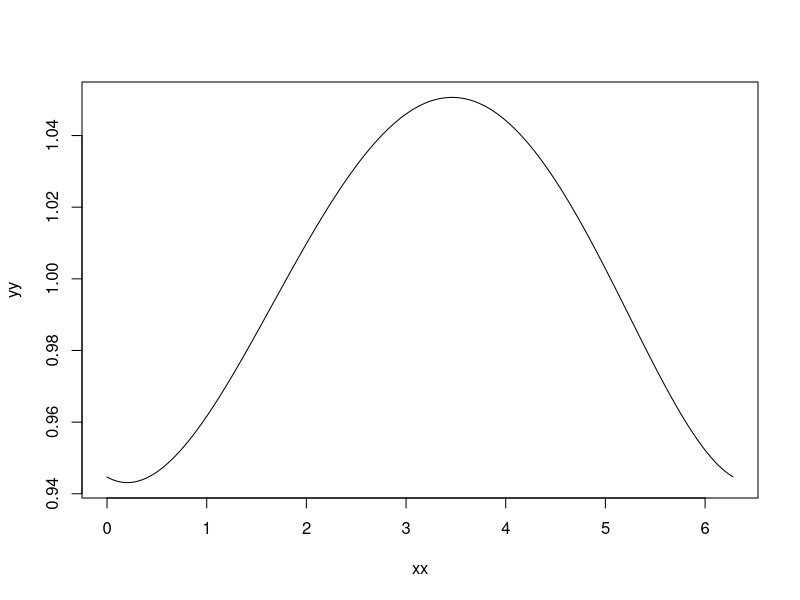

R code for this plot: (Note: this script raises an error after producing the figure.)
HVDensity <- function(x, tau, kappa, lambda) {
  # print(c(tau=tau, kappa=kappa, lambda=lambda))
  lambada <- lambda^2
  
  Mod <- function(x, m) x - floor(x/m)*m 
  x <- Mod(x, 2*pi)
  x <- x/(2*pi)
  gamma <- 1 - (  lambda/30 + (kappa *lambda)/7 + 0.25 *lambda *tau)
lambda* (kappa *(x^6 - 5* x^3 + 4.5 *x^2 - 0.5* x) + 
            tau *(3 *x^5 - 10* x^3 + 7.5* x^2 - 0.5 *x) + (x^4 - 2* x^3 + 
                                                        x^2)) + gamma
}

HVLogl <- function(t, tau, kappa, lambda) -sum(log(HVDensity(t, tau, kappa, lambda)))

FitHV <- function(t) {
  ### t from 0 to <2*pi
  fit <- mle(HVLogl, start = list(tau=1, kappa=1, lambda=1), fixed = list(t = t), control = list())
  list(coef = fit@coef, vcov = fit@vcov, logl = fit@min)
}

xx <- seq(0, 2*pi, by=0.01)
yy <- HVDensity(xx, 0.2*2*pi, 0, 0.5/pi)
plot(xx, yy, type='l')

HVLogl(xx, 0.25*2*pi, (0.666+0.25)*2*pi, 0.5/pi)

fit <- FitHV(xx)
yy <- HVDensity(xx, fit$coef[1], fit$coef[2], fit$coef[3])
ggplot(data.frame(x=xx, y=yy), aes(x=x, y=y)) + geom_path()
